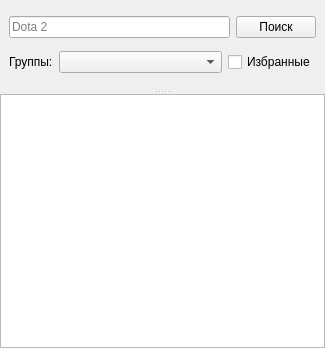
<?xml version="1.0" encoding="UTF-8"?>
<ui version="4.0">
 <class>FormGames</class>
 <widget class="QWidget" name="FormGames">
  <property name="geometry">
   <rect>
    <x>0</x>
    <y>0</y>
    <width>325</width>
    <height>348</height>
   </rect>
  </property>
  <property name="windowTitle">
   <string>SteamAchievementsStatistic</string>
  </property>
  <layout class="QVBoxLayout" name="verticalLayout_2">
   <property name="spacing">
    <number>0</number>
   </property>
   <property name="leftMargin">
    <number>0</number>
   </property>
   <property name="topMargin">
    <number>0</number>
   </property>
   <property name="rightMargin">
    <number>0</number>
   </property>
   <property name="bottomMargin">
    <number>0</number>
   </property>
   <item>
    <widget class="QSplitter" name="splitter">
     <property name="orientation">
      <enum>Qt::Vertical</enum>
     </property>
     <widget class="QFrame" name="frameFilter">
      <layout class="QVBoxLayout" name="verticalLayout">
       <item>
        <layout class="QHBoxLayout" name="horizontalLayout">
         <item>
          <widget class="MyLineEdit" name="lineEditGame">
           <property name="sizePolicy">
            <sizepolicy hsizetype="Expanding" vsizetype="Fixed">
             <horstretch>0</horstretch>
             <verstretch>0</verstretch>
            </sizepolicy>
           </property>
           <property name="placeholderText">
            <string>Dota 2</string>
           </property>
          </widget>
         </item>
         <item>
          <widget class="QPushButton" name="buttonFind">
           <property name="enabled">
            <bool>true</bool>
           </property>
           <property name="sizePolicy">
            <sizepolicy hsizetype="Maximum" vsizetype="Fixed">
             <horstretch>0</horstretch>
             <verstretch>0</verstretch>
            </sizepolicy>
           </property>
           <property name="text">
            <string>Поиск</string>
           </property>
          </widget>
         </item>
        </layout>
       </item>
       <item>
        <layout class="QHBoxLayout" name="horizontalLayout_6">
         <item>
          <widget class="QLabel" name="label">
           <property name="sizePolicy">
            <sizepolicy hsizetype="Maximum" vsizetype="Preferred">
             <horstretch>0</horstretch>
             <verstretch>0</verstretch>
            </sizepolicy>
           </property>
           <property name="text">
            <string>Группы:</string>
           </property>
          </widget>
         </item>
         <item>
          <widget class="MultiSelectComboBox" name="comboBoxGroups"/>
         </item>
         <item>
          <widget class="QCheckBox" name="checkBoxFavorites">
           <property name="sizePolicy">
            <sizepolicy hsizetype="Maximum" vsizetype="Fixed">
             <horstretch>0</horstretch>
             <verstretch>0</verstretch>
            </sizepolicy>
           </property>
           <property name="text">
            <string>Избранные</string>
           </property>
          </widget>
         </item>
        </layout>
       </item>
      </layout>
     </widget>
     <widget class="MyTable" name="tableGames"/>
    </widget>
   </item>
  </layout>
 </widget>
 <customwidgets>
  <customwidget>
   <class>MyLineEdit</class>
   <extends>QLineEdit</extends>
   <header>subWidgets/lineEdit/mylineedit.h</header>
  </customwidget>
  <customwidget>
   <class>MultiSelectComboBox</class>
   <extends>QComboBox</extends>
   <header>subWidgets/comboBoxes/multiselectcombobox.h</header>
  </customwidget>
  <customwidget>
   <class>MyTable</class>
   <extends>QTableView</extends>
   <header>subWidgets/tables/mytable.h</header>
  </customwidget>
 </customwidgets>
 <tabstops>
  <tabstop>buttonFind</tabstop>
 </tabstops>
 <resources/>
 <connections/>
</ui>
